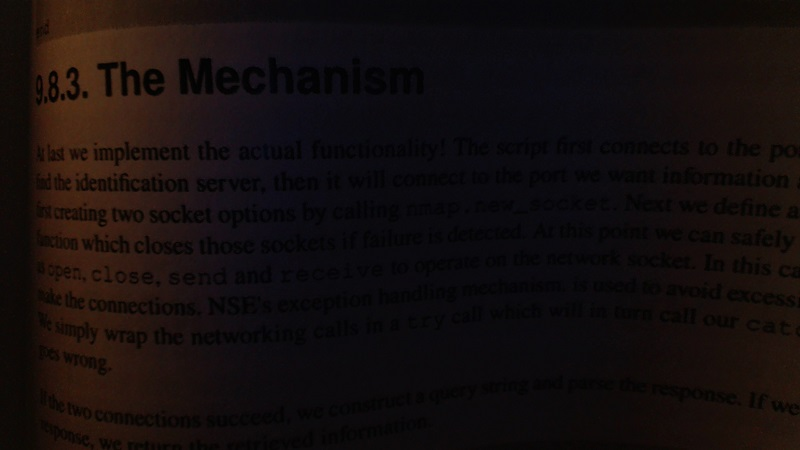
#> input picture imagenes/practica5_img.jpg, 800 x 450 px, given in place of the camera
$ python practica6.py
#> lines starting #> are read from the running program, lines starting #| are printed output that depends on the picture; after the words box and inside, x2 and y2 are one past the last pixel; in counts of white or black regions, pixels touching at a corner belong together
import cv2
import numpy as np

cap=cv2.VideoCapture(0)

while True:
    _, frame=cap.read()
#> frame is the input picture: shape (450, 800, 3); mean B, G, R 13.4, 13.6, 20.3
    hsv = cv2.cvtColor(frame, cv2.COLOR_BGR2HSV)
#> hsv: shape (450, 800, 3); mean H, S, V 81.2, 108.8, 21.8

    # [15 lines of commented-out code are left out]

    color_bajo = np.array([10,100,0])
    color_alto = np.array([250,200,255])

    mask = cv2.inRange(hsv, color_bajo, color_alto)
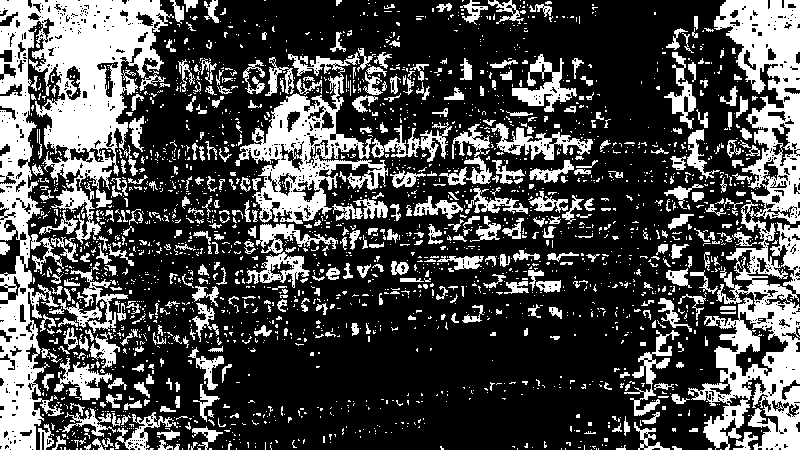
#> mask: shape (450, 800); 29.4% white; 2361 white regions (1929 under 20 px), largest, box (x1, y1, x2, y2) and area: (0, 0, 174, 450) 26792, (688, 0, 800, 450) 20550, (235, 52, 388, 224) 8252

    res=cv2.bitwise_and(frame, frame, mask=mask)
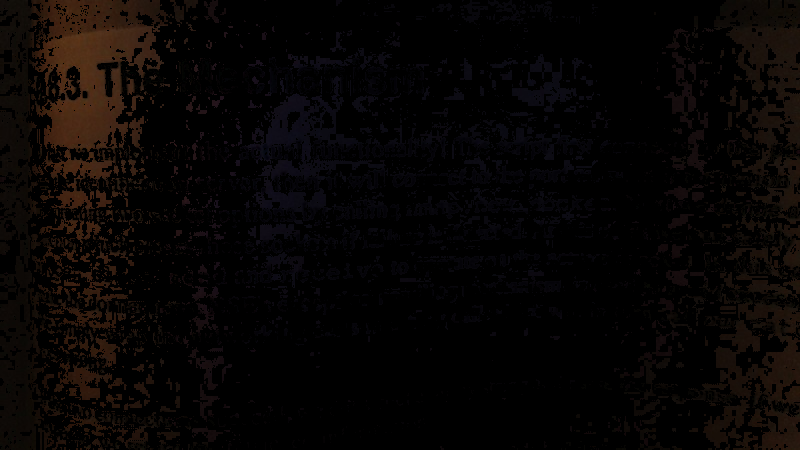
#> res: shape (450, 800, 3); mean B, G, R 3.8, 4.7, 7.5

    cv2.imshow('frame', frame)
    cv2.imshow('mask', mask)
    cv2.imshow('res', res)

    k=cv2.waitKey(5) & 0xFF
#> (key Esc is pressed here)
    if k==27:
        break

cv2.destroyAllWindows()
cap.release()

$ run again, on imagenes/practica_9_original1.jpg
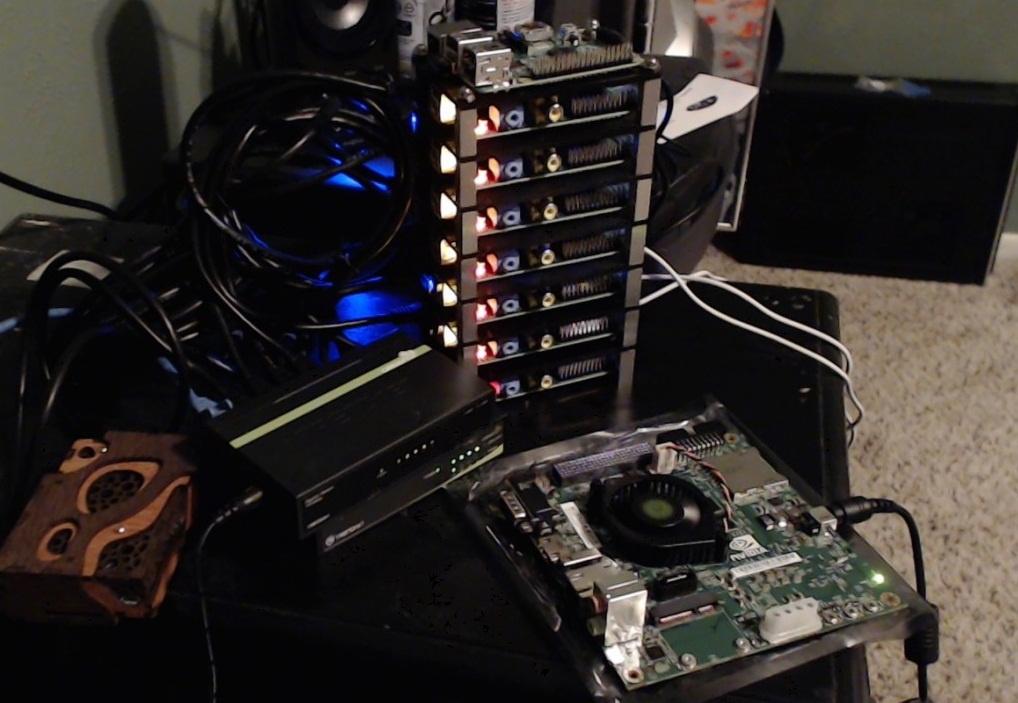
#> input picture imagenes/practica_9_original1.jpg, 1018 x 703 px, given in place of the camera
#> frame is the input picture: shape (703, 1018, 3); mean B, G, R 40.7, 43.2, 48.1
#> hsv: shape (703, 1018, 3); mean H, S, V 61, 68.9, 50.5
#> `mask = cv2.inRange(hsv, color_bajo, color_alto)`:
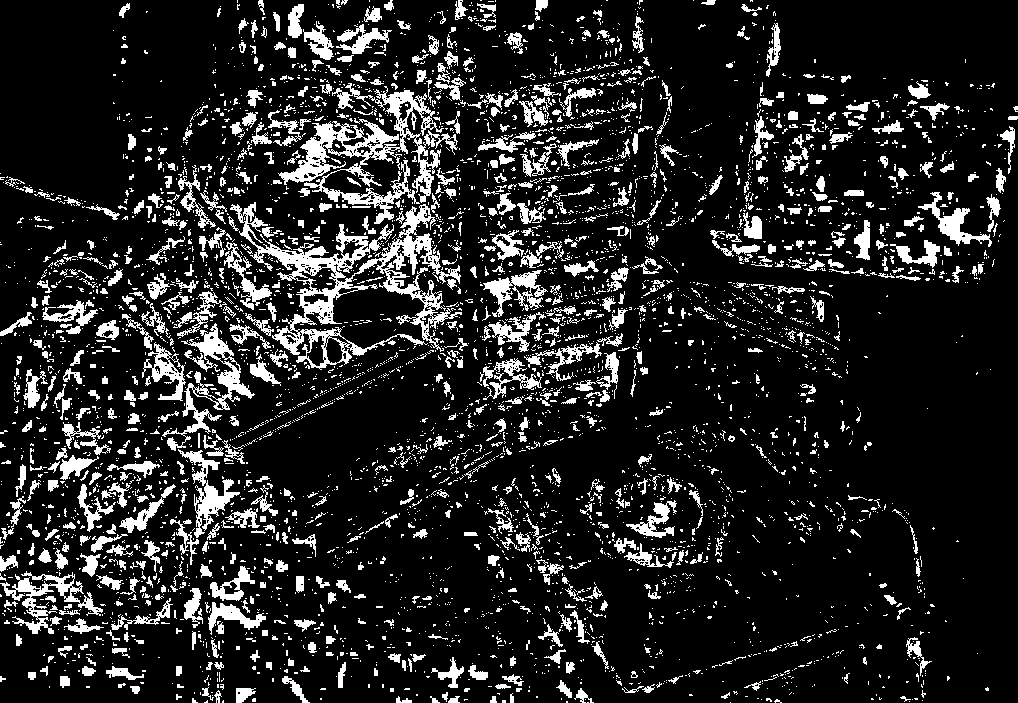
#> mask: shape (703, 1018); 14.2% white; 4969 white regions (4163 under 20 px), largest, box (x1, y1, x2, y2) and area: (230, 202, 462, 370) 8793, (278, 83, 458, 224) 6648, (162, 323, 255, 451) 2459
#> `res=cv2.bitwise_and(frame, frame, mask=mask)`:
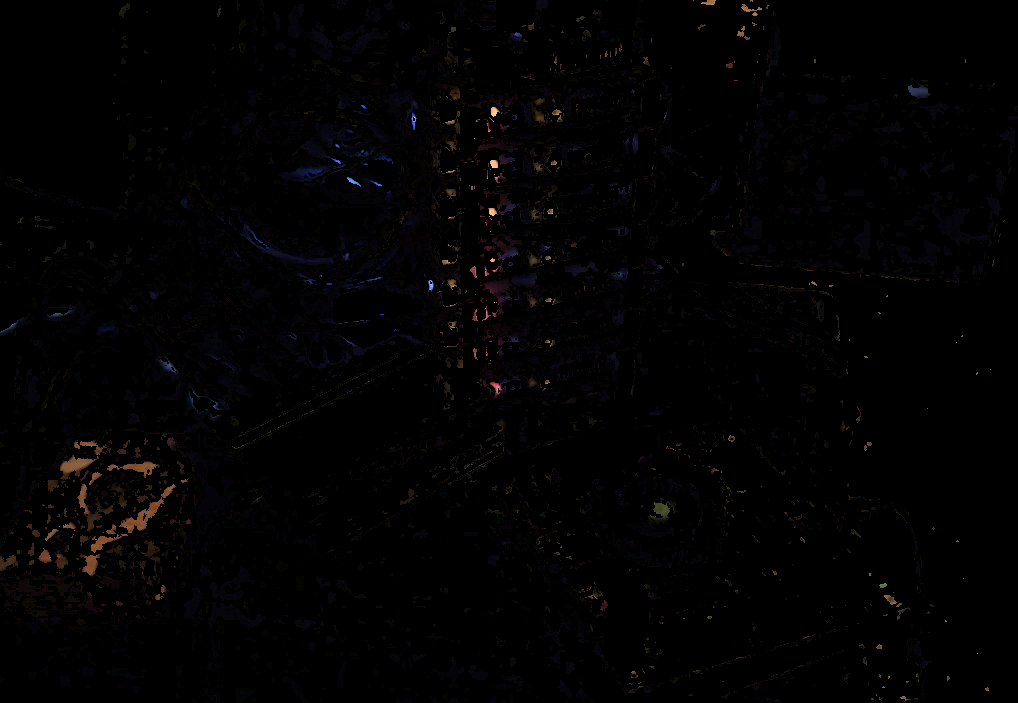
#> res: shape (703, 1018, 3); mean B, G, R 2, 1.7, 2.3
